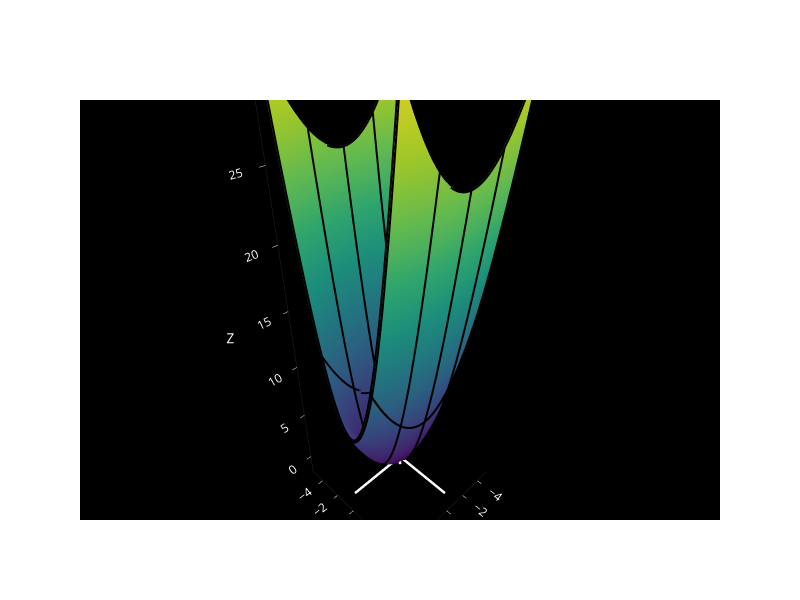

Notebook cell for this chart:
### Markdown cell above
## Paraboloide elíptico

### Code cell
r = lambda u, v : (u, v, 1/4*u**2 + v**2)
my_surface_plotter(r, (domain("u", -5, 5), domain("v", -5, 5)), "paraboloide_eliptico" )
